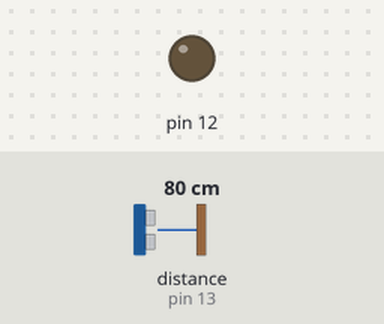
A sketch run on a simulated Arduino Uno, built with avr-gcc and run on an emulated ATmega328P. Parts: output pins drawn as LEDs (lit = HIGH). Inputs (shaded band) come from the test bench; at power-on: distance to the obstacle (sensor on pin 13) 80 cm. Pins used as bus, display or sensor lines are not drawn; what the sketch prints to the serial monitor is not drawn.

Above: at 1.3 s.
1.4 s: distance to the obstacle (sensor on pin 13) set to 2 cm
2.9 s: distance to the obstacle (sensor on pin 13) set to 4 cm
Timing chart, 0 to 5.9 s (numbered marks = the images above; inputs shaded):
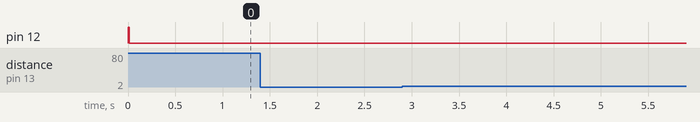

The sketch:

medidor_distancia_cm.ino
```cpp
#include "Ultrasonic.h"

Ultrasonic ultrasonic(12,13);

void setup(){
  Serial.begin(9600);
  pinMode(13, INPUT);
  pinMode(12, OUTPUT);
}

void loop(){
  digitalWrite(12, LOW);
  delay(2);
  digitalWrite(12, HIGH);
  delay(10);
  digitalWrite(12, LOW);

  int dist=(ultrasonic.Ranging(CM));

  Serial.print("Distancia: ");
  Serial.print(dist);
  Serial.println(" CM");
  delay(500);
}
```

Measured:
- after the input at 1.4 s, every drawn part: stays the same
- after the input at 2.9 s, every drawn part: stays the same
